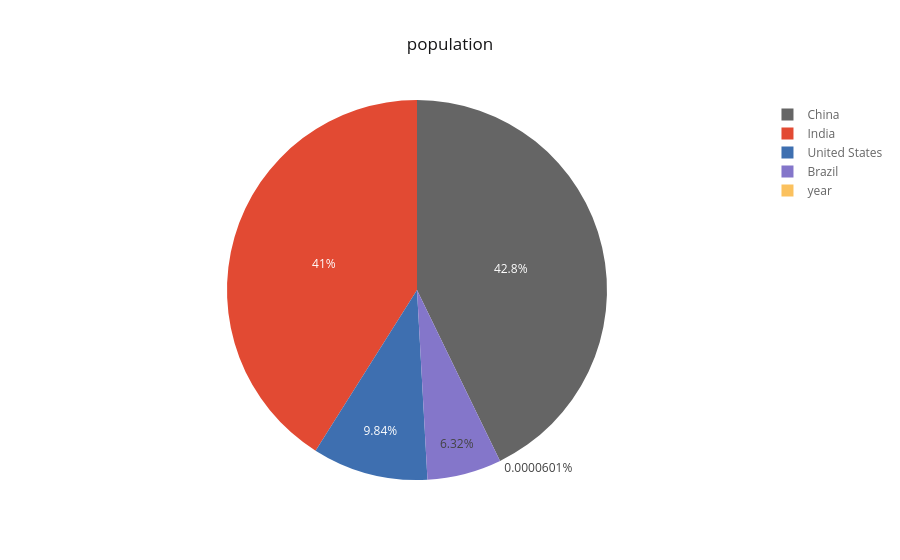

The notebook cell this image was saved under:
### Code cell
df_pivot_20.iplot(kind='pie',values='2020',labels='country',title='population')

### Figure 1 — Plotly figure (JSON) as saved in the notebook; plotly's stock layout.template omitted (floating-point values rounded to 4 significant figures)
{"data": [{"labels": ["India", "United States", "Brazil", "China", "year"], "marker": {"colors": ["rgba(226, 74, 51, 1.0)", "rgba(62, 111, 176, 1.0)", "rgba(132, 118, 202, 1.0)", "rgba(101, 101, 101, 1.0)", "rgba(251, 193, 94, 1.0)"]}, "name": "", "type": "pie", "values": [1380004385, 331002651, 212559417, 1439323776, "2020"]}], "layout": {"autosize": true, "hiddenlabels": [], "legend": {"bgcolor": "#FFFFFF", "font": {"color": "#666666"}}, "paper_bgcolor": "#FFFFFF", "plot_bgcolor": "#E5E5E5", "title": {"font": {"color": "#151516"}, "text": "population"}}}
